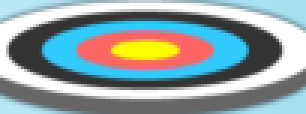
#> input picture images/pic6.png, 102 x 38 px (shown 3 times larger)
$ python featureSim.py
#> lines starting #> are read from the running program, lines starting #| are printed output that depends on the picture; long printed decimals are rounded
import cv2
import os

TARGET_FILE = '../images/pic6.png'
comparing_img_path = '../images/pic8.png'
IMG_SIZE = (500, 500)

target_img = cv2.imread(TARGET_FILE, cv2.IMREAD_GRAYSCALE)
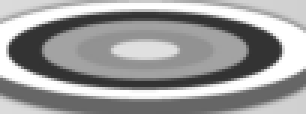
#> target_img: shape (38, 102) (shown 3 times larger); min 50, max 255, mean 156
target_img = cv2.resize(target_img, IMG_SIZE)
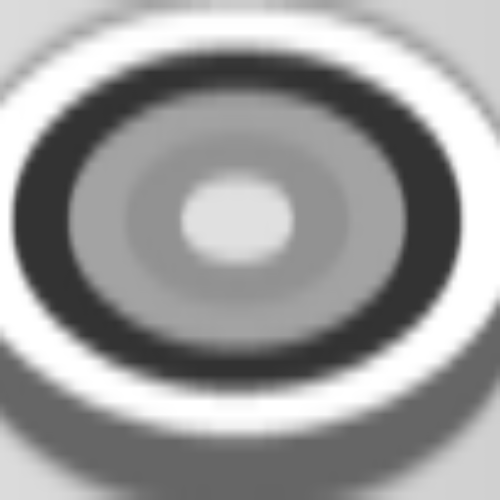
#> target_img: shape (500, 500); min 50, max 255, mean 155.9

print(target_img.shape)
#| (500, 500)
bf = cv2.BFMatcher(cv2.NORM_HAMMING)
detector = cv2.AKAZE_create()
(target_kp, target_des) = detector.detectAndCompute(target_img, None)
#> target_kp = 41 keypoints; strongest (x, y, size): (404, 112, 11.4), (194, 222, 22.8), (279, 223, 22.8), (373, 347, 16.1)
print("feature point: ", len(target_kp))
#| feature point:  41

try:
    comparing_img = cv2.imread(comparing_img_path, cv2.IMREAD_GRAYSCALE)
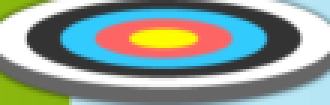
#> input picture images/pic8.png, 110 x 35 px (shown 3 times larger)
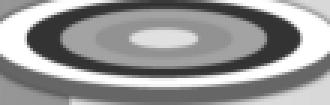
#> comparing_img: shape (35, 110) (shown 3 times larger); min 50, max 255, mean 151.2
    comparing_img = cv2.resize(comparing_img, IMG_SIZE)
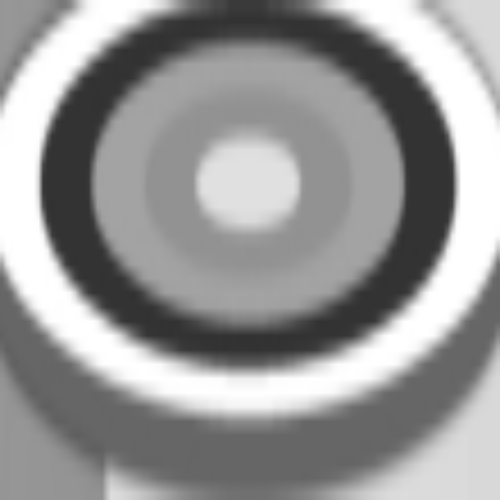
#> comparing_img: shape (500, 500); min 50, max 255, mean 151.1
    # cv2.imshow('Frame', comparing_img)
    # cv2.waitKey()
    (comparing_kp, comparing_des) = detector.detectAndCompute(comparing_img, None)
#> comparing_kp = 51 keypoints; strongest (x, y, size): (118, 320, 16.1), (377, 320, 16.1), (355, 334, 16.1), (141, 334, 16.1)
    matches = bf.match(target_des, comparing_des)
#> matches = 41 matches
    dist = [m.distance for m in matches]
#> dist = 41 values, max 54 at index 39, min 10 at index 13, mean 22.63
    ret = sum(dist) / len(dist)
#> ret = 22.63
except cv2.error:
    ret = 100000
# print(target_des)
# print(comparing_des)
print(ret)
#| 22.634
